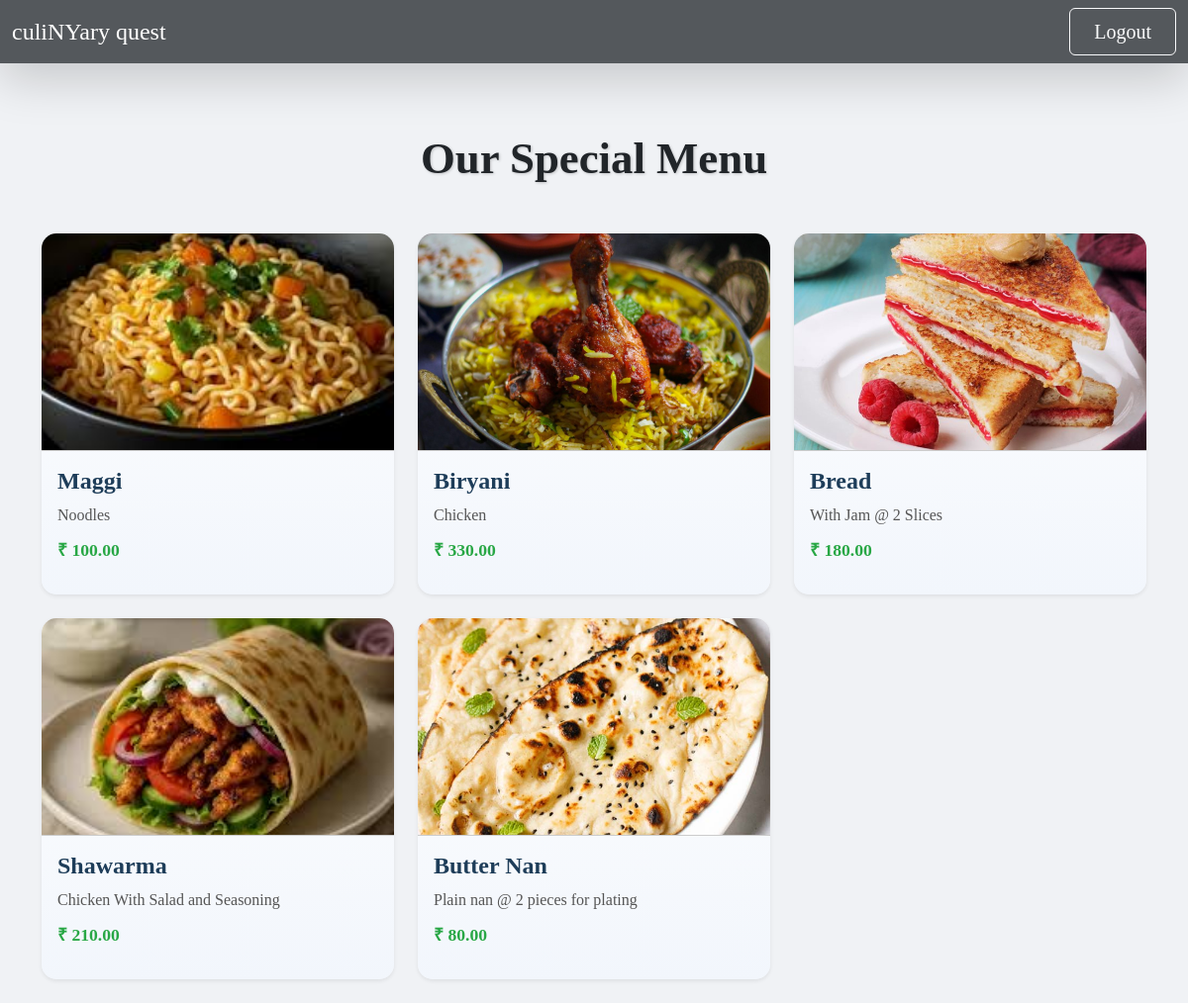
Screenshot of /menu/ (signed in) with the database file from the repository.
### vege/models.py (models this page shows, shortened)
class Recepie(models.Model):
    user = models.ForeignKey(User, on_delete=models.SET_NULL, null=True, blank=True)
    receipe_name = models.CharField(max_length=100)
    receipe_description = models.TextField()
    receipe_image = models.ImageField(upload_to="receipes/", null=True, blank=True)
    receipe_price = models.DecimalField(max_digits=6, decimal_places=2, null=True, blank=True)  # New Field

### home/views.py (the view)
# urls.py: path('menu/',menu_card, name='menu-card'),
def menu_card(request):
    dishes = Recepie.objects.all()
    return render(request, 'home/menu_card.html', {'dishes': dishes})

### home/templates/home/menu_card.html (shortened to what this page needs)
{% extends "base.html" %}
{% load static %}
{% block start %}
<div class="container mt-5 pt-4">
  <h2 class="text-center mb-5 menu-title">Our Special Menu</h2>
  <div class="row">
    {% for dish in dishes %}
      <div class="col-md-4 mb-4">
        <div class="card h-100 shadow-sm">
          {% if dish.receipe_image %}
            <img src="{{ dish.receipe_image.url }}" class="card-img-top" alt="{{ dish.receipe_name }}">
          {% else %}
            <img src="{% static 'default_food.jpg' %}" class="card-img-top" alt="No image">
          {% endif %}
          <div class="card-body">
            <h5 class="card-title">{{ dish.receipe_name }}</h5>
            <p class="card-text">{{ dish.receipe_description|truncatechars:100 }}</p>
            {% if dish.receipe_price %}
              <p class="price-text">₹ {{ dish.receipe_price }}</p>
            {% endif %}
          </div>
        </div>
      </div>
    {% empty %}
      <p class="text-center no-dishes">No dishes available in the menu yet.</p>
    {% endfor %}
  </div>
</div>
{% endblock %}

### home/templates/base.html (style rules this page uses)
body { margin-top:70px; }

### home/templates/home/menu_card.html (style rules this page uses)
body { font-family: 'Times New Roman', serif; background-color: #f0f2f5; }
.menu-title { font-size: 2.8rem; font-weight: bold; margin-top: 40px; text-shadow: 1px 1px 3px rgba(0, 0, 0, 0.2); }
.card { border: none; border-radius: 15px; overflow: hidden; transition: transform 0.3s ease, box-shadow 0.3s ease; background: linear-gradient(to bottom, #ffffff, #f2f6fc); }
.card-img-top { height: 220px; object-fit: cover; border-bottom: 1px solid #ccc; }
.card-title { font-size: 1.5rem; font-weight: 700; color: #1e3d59; }
.card-text { font-size: 1rem; color: #555; margin-bottom: 10px; }
.price-text { font-size: 1.1rem; color: #28a745; font-weight: 600; }

### rows the page displays
Recepie: receipe_image (picture), receipe_name "Maggi", receipe_description "Noodles", receipe_price "100.00"
Recepie: receipe_image (picture), receipe_name "Biryani", receipe_description "Chicken", receipe_price "330.00"
Recepie: receipe_image (picture), receipe_name "Bread", receipe_description "With Jam @ 2 Slices", receipe_price "180.00"
Recepie: receipe_image (picture), receipe_name "Shawarma", receipe_description "Chicken With Salad and Seasoning", receipe_price "210.00"
Recepie: receipe_image (picture), receipe_name "Butter Nan", receipe_description "Plain nan @ 2 pieces for plating", receipe_price "80.00"
